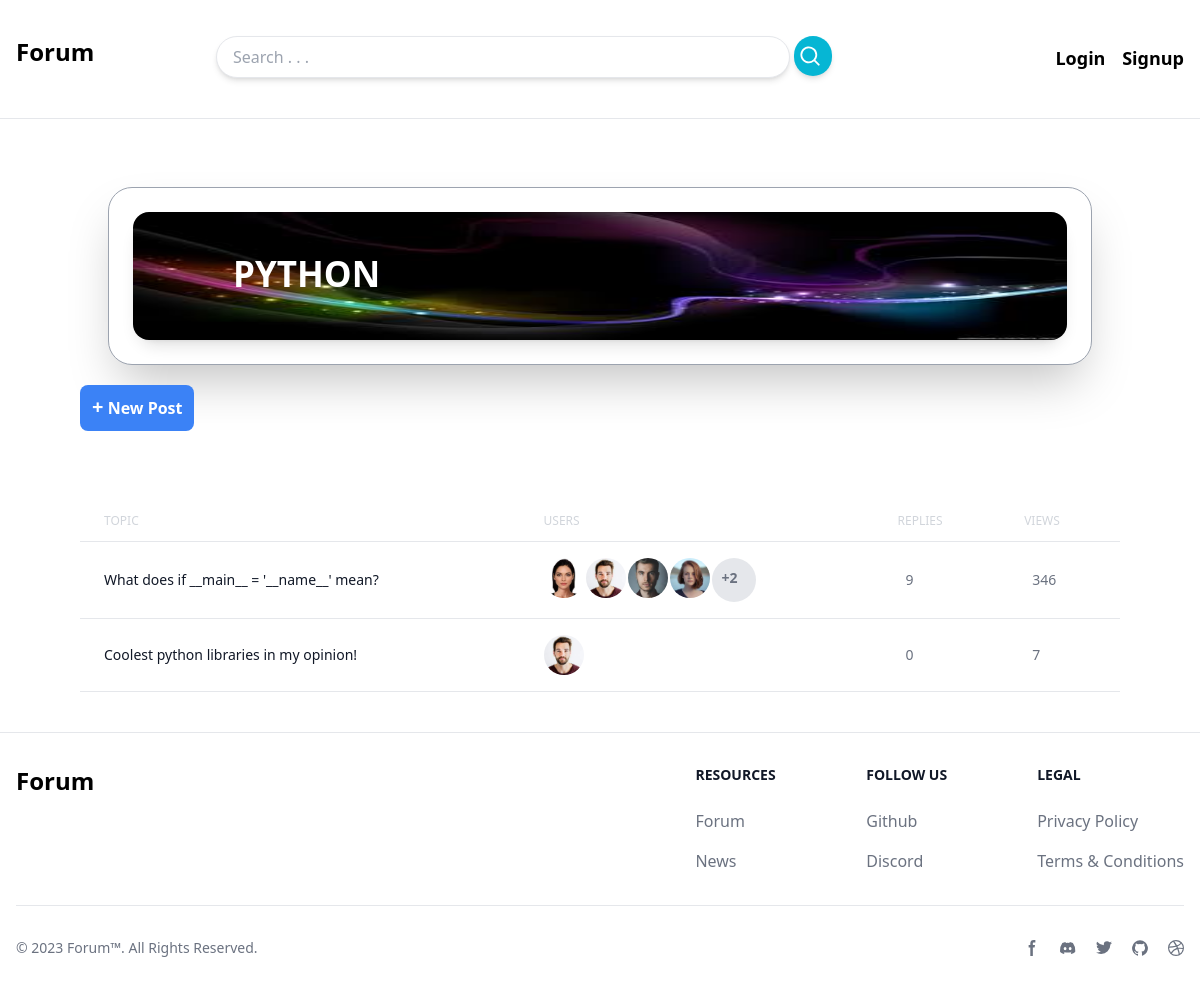
The page /category/1/ on the database as committed earlier.
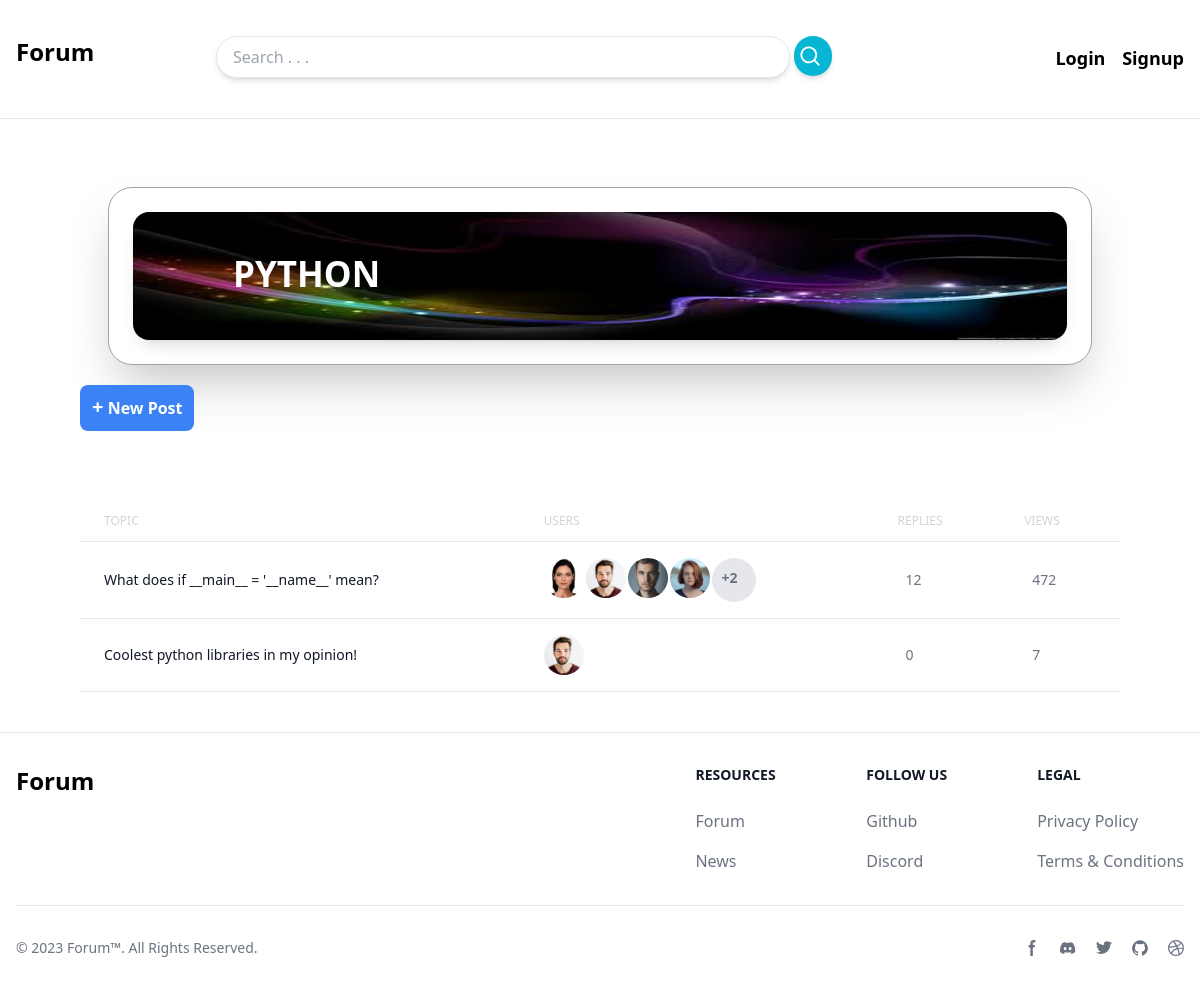
The same page on the database as committed later.
### discussion_app/models.py (models this page shows, shortened)
class Category(models.Model):
    name = models.CharField(max_length=255)
    logo = models.ImageField(upload_to='post_logos/', blank=True, null=True)
    class Meta:
        verbose_name_plural = 'Categories'

class Post(models.Model):
    category = models.ForeignKey(Category, on_delete=models.CASCADE, related_name='post_category')
    author = models.ForeignKey(User, on_delete=models.CASCADE, related_name='post_author')
    likes = models.ManyToManyField(User, related_name='post_likes', blank=True)
    title = models.CharField(max_length=300)
    views = models.IntegerField(default=0)
    content = models.TextField(max_length=1000)
    last_modified_date = models.DateTimeField(auto_now=True)
    creation_date = models.DateTimeField(auto_now_add=True)
    views = models.IntegerField(default=0)
    @property
    def involved_users(self):
        all_messages = self.message_post.all()
        all_users = [self.author]
        for message in all_messages:
            if message.author not in all_users:
                all_users.append(message.author)
        return [all_users, len(all_users)]

class Message(models.Model):
    post = models.ForeignKey(Post, on_delete=models.CASCADE, related_name='message_post')
    replies = models.ForeignKey('self', on_delete=models.CASCADE, null=True, blank=True, related_name='message_replies')
    author = models.ForeignKey(User, on_delete=models.CASCADE, related_name='message_author')
    likes = models.ManyToManyField(User, related_name='message_likes', blank=True)
    content = models.TextField(max_length=1000)
    last_modified_date = models.DateTimeField(auto_now=True)
    creation_date = models.DateTimeField(auto_now_add=True)

### core_app/models.py (models this page shows, shortened)
class UserProfile(models.Model):
        user = models.OneToOneField(User, blank=True, null=True,on_delete=models.CASCADE)
        biography = models.TextField(null=True, blank=True)
        avatar = models.ImageField(upload_to='user_images', null=True, blank=True)

### discussion_app/views.py (the view)
# urls.py: path('<int:id>/', views.category_detail, name='category_detail'),
def category_detail(request, id):
    category = get_object_or_404(models.Category, id=id)
    context = {
        'category': category,
    }
    return render(request, 'discussion_app/category.html', context)

### discussion_app/templates/discussion_app/category.html (shortened to what this page needs)
{% extends 'core_app/base.html' %}
{% block content %}
    <div class="grid grid-cols-1 mx-20 my-10">
        <div class="flex justify-center bg-white m-7 overflow-hidden rounded-3xl shadow-2xl border border-gray-400">
            <div class="relative h-32  m-6 rounded-3xl shadow-lg w-full ">
                <img class="w-full h-32 rounded-2xl" src="{{category.logo.url}}" alt="category name">
                <h1 class="absolute left-[100px] bottom-[40px] font-semibold text-[35px] text-white">{{category.name | upper}}</h1>
            </div>
        </div>
        <div class="left-14">
            <a href="#" class=" p-3 text-white font-semibold rounded-lg bg-blue-500">
               <strong class="text-xl">+</strong> New Post
            </a>
        </div>
<div class="relative overflow-x-auto mt-20">
    <table class="w-full text-sm text-left text-gray-500 dark:text-gray-400">
        <thead class="text-xs text-gray-300">
            <tr>
                <th scope="col" class="px-6 py-3 font-medium">
                    TOPIC
                </th>
                <th scope="col" class="px-6 py-3 font-medium">
                    USERS
                </th>
                <th scope="col" class="px-6 py-3 font-medium">
                    REPLIES
                </th>
                <th scope="col" class="px-6 py-3 font-medium">
                    VIEWS
                </th>
            </tr>
        </thead>
        <tbody>
            {% for post in category.post_category.all %}
            <tr class="bg-white border-y hover:bg-gray-100 transition-all">
                <th scope="row" class="px-6 py-4 font-medium text-gray-900 whitespace-nowrap dark:text-white">
                    <a href="{% url 'discussion_app:post_detail' post.id %}" class="hover:text-blue-400">
                    {{post.title}}
                    </a>
                </th>
                <td class="px-6 py-4">
                    <div class="flex justify-start gap-[2px]">
                        {% if post.involved_users.1 > 3 %}
                            {% for user in post.involved_users.0|slice:'0:4' %}
                            <img class="h-10 w-10 rounded-full object-cover " src="{{user.userprofile.avatar.url}}" alt="">
                            {% endfor %}
                            <div class="h-11 w-11 rounded-full font-bold p-[10px]  bg-gray-200">+{{post.involved_users.1|add:'-4'}}</div>
                        {% else %}
                            {% for user in post.involved_users.0 %}
                            <img class="h-10 w-10 rounded-full object-cover " src="{{user.userprofile.avatar.url}}" alt="">
                            {% endfor %}
                        {% endif %}
                    </div>
                </td>
                <td class="px-8 py-4">
                    {{post.message_post.count}}
                </td>
                <td class="px-8 py-4">
                    {{post.views}}
                </td>
            </tr>
            {% endfor %}
        </tbody>
    </table>
</div>
    </div>
{% endblock %}

### core_app/templates/core_app/base.html (shortened to what this page needs)
<html lang="en">
<head>
    <script src="https://cdn.tailwindcss.com"></script>
</head>
<body>
    <nav class="grid grid-cols-10 my-4 bg-white">
        <div class="col-span-1 px-4 py-2">
            <a href="/">
            <h2 class="font-semibold mt-3 text-2xl ">Forum</h2>
            </a>
        </div>
        <div class="col-span-7 ml-28 my-2">
            <form action="">
                <div class="flex justify-center space-x-1">
                <input type="text" placeholder="Search . . ." class="mt-3 shadow-md px-4 w-full border rounded-full py-2 font-medium">
                <button class="bg-cyan-500 mt-3 hover:bg-cyan-400 text-white rounded-full w-10 h-10 text-md shadow-md items-center">
                    <svg xmlns="http://www.w3.org/2000/svg" viewBox="0 0 20 20" fill="currentColor" class="w-7 h-7 pl-1 ">
                        <path fill-rule="evenodd" d="M9 3.5a5.5 5.5 0 100 11 5.5 5.5 0 000-11zM2 9a7 7 0 1112.452 4.391l3.328 3.329a.75.75 0 11-1.06 1.06l-3.329-3.328A7 7 0 012 9z" clip-rule="evenodd" />
                    </svg>
                </button>
                </div>
            </form>
        </div>
        {% if user.is_authenticated %}
        <div class="col-end-12 px-4 py-2 space-x-3">
            <div class=" flex justify-center gap-3">
                <div class="relative">
                <button class="block h-14 w-14 focus:border-gray-200 focus:border-2 overflow-hidden focus:outline-none rounded-full shadow-lg text-center">
                    <img src="{{ user.userprofile.avatar.url }}"  alt="{{user.username.0}}" class="object-cover w-full h-full text-start font-semibold bg-pink-300 text-xl">
                </button>
                </div>
                    <a href="{% url 'core_app:logout' %}" class="font-semibold mt-3 text-lg h-10 w-10">
                        <svg xmlns="http://www.w3.org/2000/svg" fill="none" viewBox="0 0 24 24" stroke-width="1.5" stroke="currentColor" class="w-6 h-6">
                            <path stroke-linecap="round" stroke-linejoin="round" d="M15.75 9V5.25A2.25 2.25 0 0013.5 3h-6a2.25 2.25 0 00-2.25 2.25v13.5A2.25 2.25 0 007.5 21h6a2.25 2.25 0 002.25-2.25V15m3 0l3-3m0 0l-3-3m3 3H9" />
                          </svg>
                        </a>
        </div>
        {% else %}
        <div class="col-end-12 px-4 py-5 mt-2 space-x-3">
            <a href="{% url 'core_app:login' %}" class="font-semibold text-lg">
                Login
            </a>
            <a href="{% url 'core_app:signup' %}" class="font-semibold text-lg">
                Signup
            </a>
        </div>
        {% endif %}
    </nav>
    <hr>
    {% block content %}
    {% endblock %}
<footer class="bg-white ">
    <div class="mx-auto w-full max-w-screen-xl p-4 py-6 lg:py-8">
        <div class="md:flex md:justify-between">
          <div class="mb-6 md:mb-0">
              <a href="/" class="flex items-center">
                  <span class="self-center text-2xl font-semibold whitespace-nowrap dark:text-white">Forum</span>
              </a>
          </div>
          <div class="grid grid-cols-2 gap-8 sm:gap-6 sm:grid-cols-3">
              <div>
                  <h2 class="mb-6 text-sm font-semibold text-gray-900 uppercase dark:text-white">Resources</h2>
                  <ul class="text-gray-500 dark:text-gray-400 font-medium">
                      <li class="mb-4">
                          <a href="#" class="hover:underline">Forum</a>
                      </li>
                      <li>
                          <a href="#" class="hover:underline">News</a>
                      </li>
                  </ul>
              </div>
              <div>
                  <h2 class="mb-6 text-sm font-semibold text-gray-900 uppercase dark:text-white">Follow us</h2>
                  <ul class="text-gray-500 dark:text-gray-400 font-medium">
                      <li class="mb-4">
                          <a href="#" class="hover:underline ">Github</a>
                      </li>
                      <li>
                          <a href="#" class="hover:underline">Discord</a>
                      </li>
                  </ul>
              </div>
              <div>
                  <h2 class="mb-6 text-sm font-semibold text-gray-900 uppercase dark:text-white">Legal</h2>
                  <ul class="text-gray-500 dark:text-gray-400 font-medium">
                      <li class="mb-4">
                          <a href="#" class="hover:underline">Privacy Policy</a>
                      </li>
                      <li>
                          <a href="#" class="hover:underline">Terms &amp; Conditions</a>
                      </li>
                  </ul>
              </div>
          </div>
      </div>
      <hr class="my-6 border-gray-200 sm:mx-auto dark:border-gray-700 lg:my-8" />
      <div class="sm:flex sm:items-center sm:justify-between">
          <span class="text-sm text-gray-500 sm:text-center dark:text-gray-400">© 2023 <a href="/" class="hover:underline">Forum™</a>. All Rights Reserved.
          </span>
          <div class="flex mt-4 space-x-5 sm:justify-center sm:mt-0">
              <a href="#" class="text-gray-500 hover:text-gray-900 dark:hover:text-white">
                  <svg class="w-4 h-4" aria-hidden="true" xmlns="http://www.w3.org/2000/svg" fill="currentColor" viewBox="0 0 8 19">
                        <path fill-rule="evenodd" d="M6.135 3H8V0H6.135a4.147 4.147 0 0 0-4.142 4.142V6H0v3h2v9.938h3V9h2.021l.592-3H5V3.591A.6.6 0 0 1 5.592 3h.543Z" clip-rule="evenodd"/>
                    </svg>
              </a>
              <a href="#" class="text-gray-500 hover:text-gray-900 dark:hover:text-white">
              </a>
              <a href="#" class="text-gray-500 hover:text-gray-900 dark:hover:text-white">
              </a>
              <a href="#" class="text-gray-500 hover:text-gray-900 dark:hover:text-white">
              </a>
              <a href="#" class="text-gray-500 hover:text-gray-900 dark:hover:text-white">
              </a>
          </div>
      </div>
    </div>
</footer>
</body>
</html>

Rows that differ between the two databases and show on the page:
changed Post "What does if __main__ = '__name__' mean?": message_post.count "9" → "12"; views "346" → "472"
